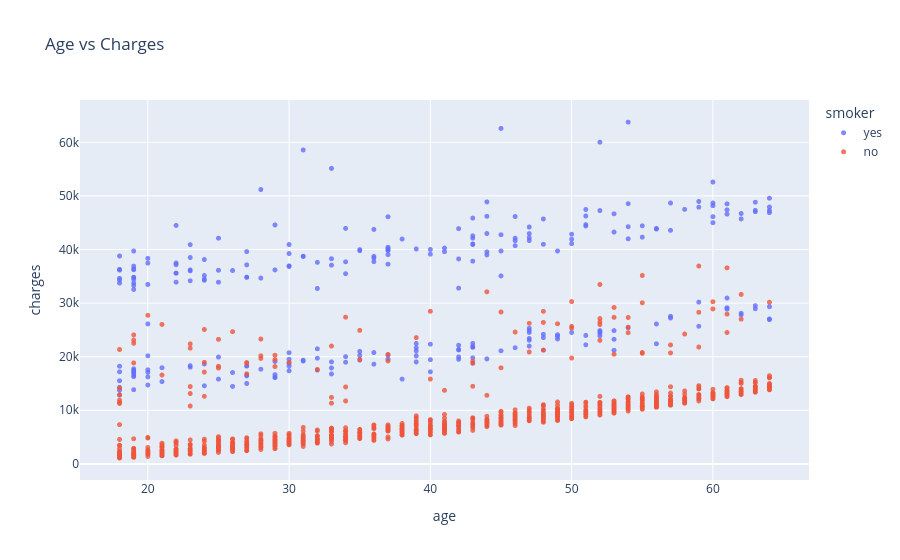

This figure's notebook cell:
### Code cell
fig=px.scatter(medical_df,x='age',y='charges',color='smoker',opacity=0.8,hover_data=['sex'],title='Age vs Charges')
fig.update_traces(marker_size=5)
fig.show()

### Figure 1 — Plotly figure (JSON) as saved in the notebook; plotly's stock layout.template omitted (floating-point values rounded to 4 significant figures; data arrays with more than 128 entries replaced by an {"elided": "..."} marker saying what was removed)
{"data": [{"customdata": {"elided": "274x1 str values"}, "hovertemplate": "smoker=yes<br>age=%{x}<br>charges=%{y}<br>sex=%{customdata[0]}<extra></extra>", "legendgroup": "yes", "marker": {"color": "#636efa", "opacity": 0.8, "size": 5, "symbol": "circle"}, "mode": "markers", "name": "yes", "showlegend": true, "type": "scattergl", "x": {"elided": "274 int values"}, "xaxis": "x", "y": {"elided": "274 float values"}, "yaxis": "y"}, {"customdata": {"elided": "1064x1 str values"}, "hovertemplate": "smoker=no<br>age=%{x}<br>charges=%{y}<br>sex=%{customdata[0]}<extra></extra>", "legendgroup": "no", "marker": {"color": "#EF553B", "opacity": 0.8, "size": 5, "symbol": "circle"}, "mode": "markers", "name": "no", "showlegend": true, "type": "scattergl", "x": {"elided": "1064 int values"}, "xaxis": "x", "y": {"elided": "1064 float values"}, "yaxis": "y"}], "layout": {"legend": {"title": {"text": "smoker"}, "tracegroupgap": 0}, "title": {"text": "Age vs Charges"}, "xaxis": {"anchor": "y", "domain": [0, 1], "title": {"text": "age"}}, "yaxis": {"anchor": "x", "domain": [0, 1], "title": {"text": "charges"}}}}
